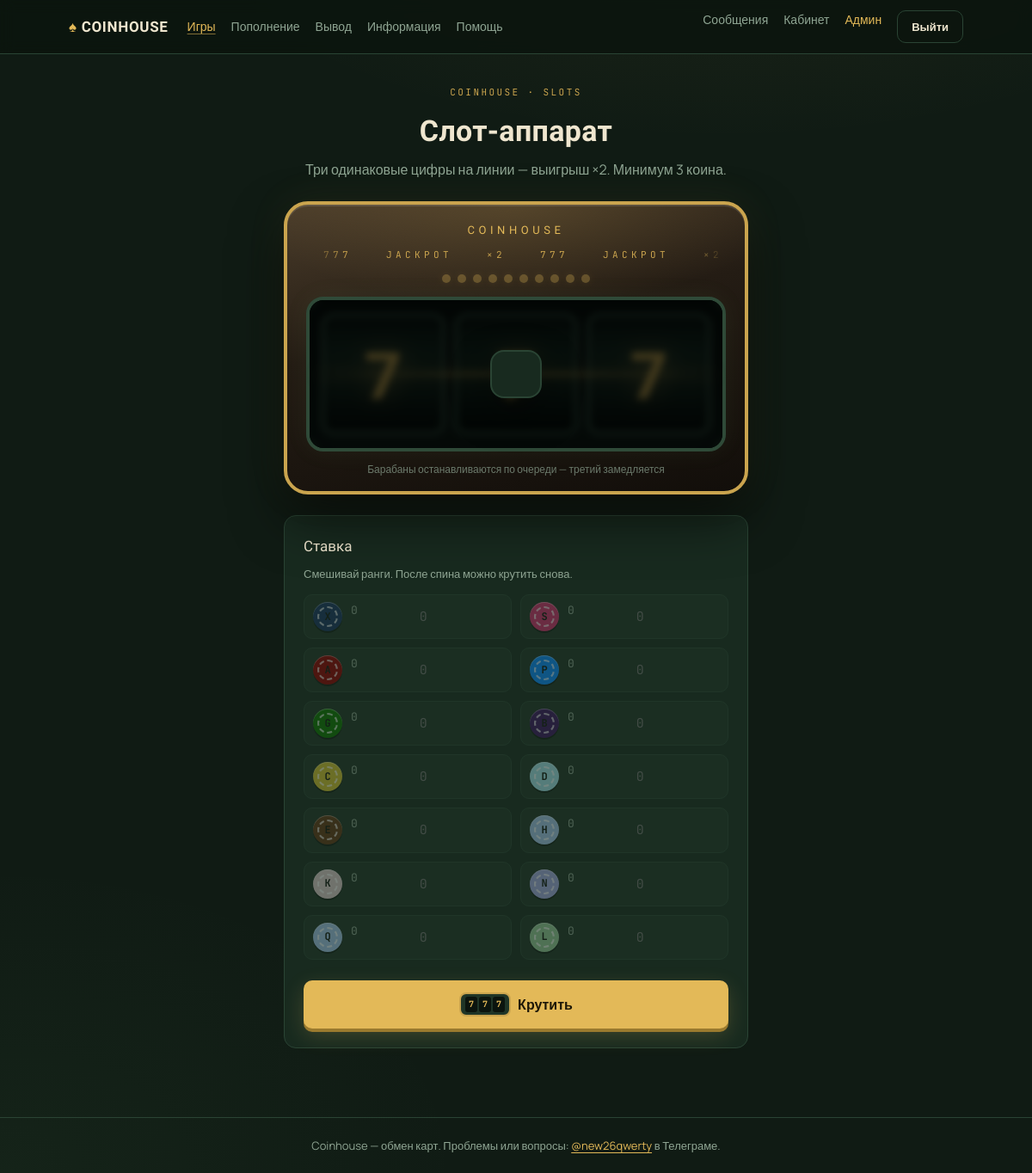
The page /games/slots/ (signed in) on the database its author committed.
### core/models.py (models this page shows, shortened)
class Balance(models.Model):
    user = models.ForeignKey(settings.AUTH_USER_MODEL, on_delete=models.CASCADE, related_name="balances")
    coin = models.ForeignKey(CoinType, on_delete=models.CASCADE)
    amount = models.PositiveIntegerField(default=0)
    class Meta:
        unique_together = ("user", "coin")
        ordering = ["coin__order"]

class CoinType(models.Model):
    code = models.CharField(max_length=2, unique=True)
    name = models.CharField(max_length=40, blank=True)
    order = models.PositiveSmallIntegerField(default=0)
    class Meta:
        ordering = ["order"]

### core/views.py (the view)
# urls.py: path("games/slots/", views.slots_view, name="slots"),
@login_required
def slots_view(request):
    balances = get_balances(request.user)
    last = request.session.pop("slots_last", None)
    return render(request, "slots.html", {
        "balances": balances,
        "min_bet": slots_game.MIN_BET_TOTAL,
        "last": last,
    })

### core/context_processors.py (called while the page is built)
def unread_messages(request):
    if request.user.is_authenticated:
        return {"unread_count": request.user.site_messages.filter(is_read=False).count()}
    return {"unread_count": 0}

def panel_pending(request):
    if request.user.is_authenticated and request.user.is_staff:
        from .models import CoinRequest
        return {"panel_pending": CoinRequest.objects.filter(status__in=["pending", "awaiting"]).count()}
    return {"panel_pending": 0}

### core/models.py (called while the page is built)
def get_balances(user):
    coins = list(CoinType.objects.all())
    existing = {b.coin_id: b for b in user.balances.select_related("coin")}
    missing = [Balance(user=user, coin=c) for c in coins if c.id not in existing]
    if missing:
        Balance.objects.bulk_create(missing, ignore_conflicts=True)
        existing = {b.coin_id: b for b in user.balances.select_related("coin")}
    return [existing[c.id] for c in coins if c.id in existing]

### templates/slots.html (shortened to what this page needs)
{% extends 'base.html' %}
{% block content %}
<div class="slot-page">
  <div class="slot-page-head">
    <div class="eyebrow">Coinhouse · slots</div>
    <h1>Слот-аппарат</h1>
    <p class="sub">Три одинаковые цифры на линии — выигрыш ×2. Минимум {{ min_bet }} коина.</p>
  </div>
  <div class="slot-arena">
    <div class="slot-machine" id="slot-machine">
      <div class="slot-crown">COINHOUSE</div>
      <div class="slot-marquee" aria-hidden="true">
        <div class="slot-marquee-track">
          <span>777</span><span>JACKPOT</span><span>×2</span><span>777</span><span>JACKPOT</span><span>×2</span>
        </div>
      </div>
      <div class="slot-lights" aria-hidden="true">
        <span></span><span></span><span></span><span></span><span></span>
        <span></span><span></span><span></span><span></span><span></span>
      </div>
      <div class="slot-cabinet-body">
        <div class="slot-window">
          <div class="slot-reels" id="slot-reels">
            <div class="slot-reel" data-i="0"><div class="slot-strip"><span class="slot-symbol" data-v="7">7</span></div></div>
            <div class="slot-reel" data-i="1"><div class="slot-strip"><span class="slot-symbol" data-v="7">7</span></div></div>
            <div class="slot-reel" data-i="2"><div class="slot-strip"><span class="slot-symbol" data-v="7">7</span></div></div>
          </div>
          <div class="slot-outcome" id="slot-outcome" hidden>
            <div class="slot-outcome-card" id="slot-outcome-card">
            </div>
          </div>
        </div>
        <div class="slot-particles" id="slot-particles" aria-hidden="true"></div>
      </div>
      <div class="slot-lever-hint helper">Барабаны останавливаются по очереди — третий замедляется</div>
    </div>
    <form method="post" action="{% url 'slots_spin' %}" class="slot-panel card" id="slot-form">{% csrf_token %}
      <h2>Ставка</h2>
      <p class="helper">Смешивай ранги. После спина можно крутить снова.</p>
      <div class="coin-input-grid">
        {% for b in balances %}
          <div class="coin-input" {% if b.amount == 0 %}style="opacity:.45"{% endif %}>
            <span class="chip sm" data-c="{{ b.coin.code }}">{{ b.coin.code }}</span>
            <span class="helper mono">{{ b.amount }}</span>
            <input type="number" min="0" max="{{ b.amount }}" step="1" name="bet_{{ b.coin.code }}" placeholder="0" {% if b.amount == 0 %}disabled{% endif %}>
          </div>
        {% endfor %}
      </div>
      <button class="btn slot-spin-btn btn-with-icon" type="submit" id="spin-btn">
        <span class="icon-slot-mini sm" aria-hidden="true"><span>7</span><span>7</span><span>7</span></span>
        <span class="slot-spin-label">Крутить</span>
      </button>
    </form>
  </div>
</div>
{% endblock %}

### rows shown on the page
Balance: amount "0"
Balance: coin.code "S", amount "0"
Balance: amount "0"
Balance: coin.code "P", amount "0"
Balance: coin.code "G", amount "0"
Balance: amount "0"
Balance: coin.code "C", amount "0"
Balance: coin.code "D", amount "0"
Balance: coin.code "E", amount "0"
Balance: coin.code "H", amount "0"
Balance: coin.code "K", amount "0"
Balance: coin.code "N", amount "0"
Balance: coin.code "Q", amount "0"
Balance: coin.code "L", amount "0"

### other values the page prints
{{ min_bet }} "3"
